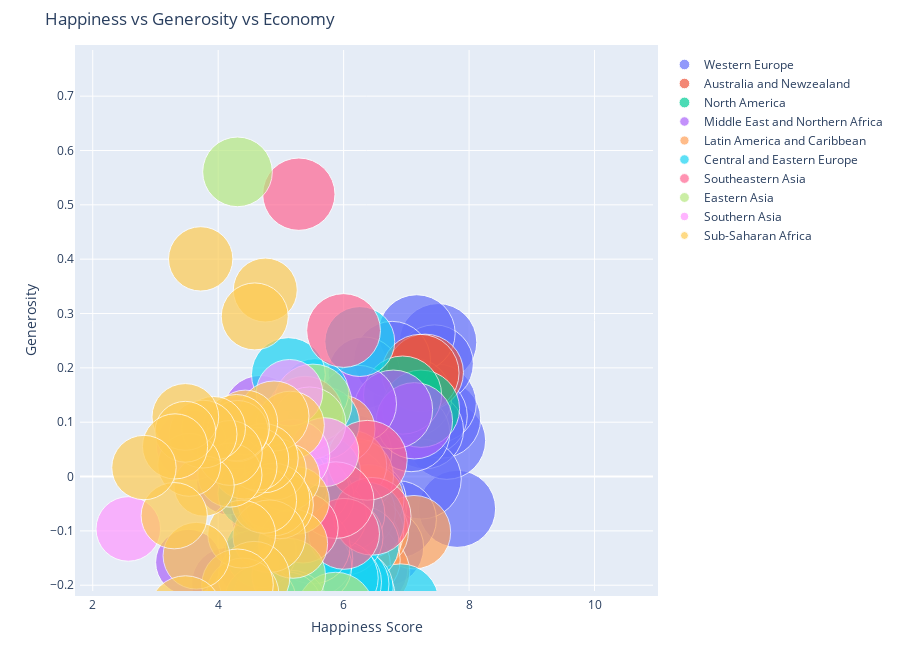

The notebook cell saved with this chart:
### Code cell
#Score vs Generosity vs Economy
import warnings
warnings.filterwarnings('ignore')

figure = bubbleplot(dataset = data_2020, x_column = 'Score', y_column = 'Generosity', 
    bubble_column = 'Country', size_column = 'GDP per capita', color_column = 'Region', 
    x_title = "Happiness Score", y_title = "Generosity", title = 'Happiness vs Generosity vs Economy',
    x_logscale = False, scale_bubble = 1, height = 650)

py.iplot(figure, config={'scrollzoom': True})

### Figure 1 — Plotly figure (JSON) as saved in the notebook; plotly's stock layout.template omitted (floating-point values rounded to 4 significant figures)
{"data": [{"marker": {"size": [10.64, 10.77, 10.98, 10.77, 11.09, 10.81, 10.76, 10.74, 11.45, 10.6, 11.16, 10.73, 10.67, 10.53, 10.58, 10.46, 10.48, 9.204, 10.41, 10.26, 10.41, 10.13], "sizemode": "area", "sizeref": 0.003578}, "mode": "markers", "name": "Western Europe", "text": ["Finland", "Denmark", "Switzerland", "Iceland", "Norway", "Netherlands", "Sweden", "Austria", "Luxembourg", "United Kingdom", "Ireland", "Germany", "Belgium", "Malta", "France", "Spain", "Italy", "Kosovo", "Cyprus", "Portugal", "North Cyprus", "Greece"], "type": "scatter", "x": [7.809, 7.646, 7.56, 7.504, 7.488, 7.449, 7.353, 7.294, 7.238, 7.165, 7.094, 7.076, 6.864, 6.773, 6.664, 6.401, 6.387, 6.325, 6.159, 5.911, 5.536, 5.515], "y": [-0.05948, 0.0662, 0.1059, 0.2469, 0.1345, 0.2076, 0.1116, 0.08543, -0.004621, 0.2637, 0.1458, 0.08018, -0.07869, 0.215, -0.1306, -0.05096, -0.04346, 0.1909, 0.04373, -0.2207, 0.0002272, -0.3009]}, {"marker": {"size": [10.5, 10.72], "sizemode": "area", "sizeref": 0.003578}, "mode": "markers", "name": "Australia and Newzealand", "text": ["New Zealand", "Australia"], "type": "scatter", "x": [7.3, 7.223], "y": [0.1916, 0.1905]}, {"marker": {"size": [10.69, 10.93], "sizemode": "area", "sizeref": 0.003578}, "mode": "markers", "name": "North America", "text": ["Canada", "United States"], "type": "scatter", "x": [7.232, 6.94], "y": [0.1248, 0.1499]}, {"marker": {"size": [10.42, 11.11, 10.8, 10.68, 11.09, 9.957, 9.752, 9.79, 10.13, 9.869, 9.538, 9.661, 9.362, 9.814, 9.026, 7.054, 8.389, 7.282, 9.317, 7.76], "sizemode": "area", "sizeref": 0.003578}, "mode": "markers", "name": "Middle East and Northern Africa", "text": ["Israel", "United Arab Emirates", "Saudi Arabia", "Bahrain", "Kuwait", "Mauritius", "Montenegro", "Libya", "Turkey", "Bulgaria", "Algeria", "Iraq", "Lebanon", "Iran", "Jordan", "Liberia", "Palestinian Territories", "Madagascar", "Egypt", "Yemen"], "type": "scatter", "x": [7.129, 6.791, 6.406, 6.227, 6.102, 6.101, 5.546, 5.489, 5.132, 5.102, 5.005, 4.785, 4.772, 4.672, 4.633, 4.558, 4.553, 4.166, 4.151, 3.527], "y": [0.1026, 0.1235, -0.1687, 0.1337, -0.1002, -0.01832, -0.0756, -0.08505, -0.171, -0.1439, -0.1211, -0.06956, -0.06122, 0.1179, -0.1626, 0.04227, -0.1621, -0.01182, -0.1969, -0.1577]}, {"marker": {"size": [9.658, 9.798, 9.948, 8.925, 9.566, 8.909, 10.03, 10.03, 10.26, 9.5, 8.493, 9.811, 8.425, 9.246, 9.006, 9.456, 8.851, 9.665, 8.978, 7.751, 9.681, 7.469], "sizemode": "area", "sizeref": 0.003578}, "mode": "markers", "name": "Latin America and Caribbean", "text": ["Costa Rica", "Mexico", "Uruguay", "Guatemala", "Brazil", "El Salvador", "Panama", "Chile", "Trinidad and Tobago", "Colombia", "Nicaragua", "Argentina", "Honduras", "Ecuador", "Jamaica", "Peru", "Bolivia", "Dominican Republic", "Venezuela", "Guinea", "Gabon", "Burkina Faso"], "type": "scatter", "x": [7.121, 6.465, 6.44, 6.399, 6.376, 6.348, 6.305, 6.228, 6.192, 6.163, 6.137, 5.975, 5.953, 5.925, 5.89, 5.797, 5.747, 5.689, 5.053, 4.949, 4.829, 4.769], "y": [-0.1024, -0.1753, -0.1011, -0.04294, -0.1018, -0.1211, -0.1539, -0.06567, 0.0005268, -0.1612, 0.02096, -0.1949, 0.08697, -0.127, -0.1251, -0.1624, -0.09168, -0.1313, -0.1691, 0.07633, -0.2223, -0.01908]}, {"marker": {"size": [10.4, 10.39, 10.35, 8.74, 10.34, 10.27, 10.11, 10.11, 10.34, 10.25, 10.18, 9.681, 9.39, 9.456, 8.777, 8.025, 10.13, 8.148, 9.78, 10.07, 7.674, 9.688, 9.511, 9.748, 8.94, 9.1, 9.226, 9.011], "sizemode": "area", "sizeref": 0.003578}, "mode": "markers", "name": "Central and Eastern Europe", "text": ["Czech Republic", "Slovenia", "Slovakia", "Uzbekistan", "Lithuania", "Poland", "Romania", "Kazakhstan", "Estonia", "Hungary", "Latvia", "Serbia", "Paraguay", "Bosnia and Herzegovina", "Moldova", "Tajikistan", "Russia", "Kyrgyzstan", "Belarus", "Croatia", "Benin", "Azerbaijan", "Macedonia", "Turkmenistan", "Morocco", "Armenia", "Georgia", "Ukraine"], "type": "scatter", "x": [6.911, 6.363, 6.281, 6.258, 6.215, 6.186, 6.124, 6.058, 6.022, 6.0, 5.95, 5.778, 5.692, 5.674, 5.608, 5.556, 5.546, 5.542, 5.54, 5.505, 5.216, 5.165, 5.16, 5.119, 5.095, 4.677, 4.673, 4.561], "y": [-0.2309, -0.0806, -0.1244, 0.2484, -0.2197, -0.2051, -0.1978, -0.06849, -0.1117, -0.1943, -0.1869, -0.07368, 0.007998, 0.09827, -0.03774, -0.02509, -0.1512, 0.1548, -0.1649, -0.1285, -0.003537, -0.2403, -0.01988, 0.1877, -0.2404, -0.1388, -0.2289, -0.03093]}, {"marker": {"size": [10.78, 11.4, 8.994, 9.742, 10.51, 10.26, 8.81, 9.37, 8.25], "sizemode": "area", "sizeref": 0.003578}, "mode": "markers", "name": "Southeastern Asia", "text": ["Taiwan Province of China", "Singapore", "Philippines", "Thailand", "South Korea", "Malaysia", "Vietnam", "Indonesia", "Cambodia"], "type": "scatter", "x": [6.455, 6.377, 6.006, 5.999, 5.872, 5.384, 5.353, 5.286, 4.848], "y": [-0.0732, 0.02988, -0.1055, 0.2687, -0.0434, 0.1147, -0.09453, 0.5196, 0.05191]}, {"marker": {"size": [10.58, 10.93, 9.412, 9.689, 8.68], "sizemode": "area", "sizeref": 0.003578}, "mode": "markers", "name": "Eastern Asia", "text": ["Japan", "Hong Kong S.A.R. of China", "Mongolia", "China", "Myanmar"], "type": "scatter", "x": [5.871, 5.51, 5.456, 5.124, 4.308], "y": [-0.2469, 0.135, 0.09809, -0.1814, 0.5607]}, {"marker": {"size": [8.483, 9.519, 7.925, 8.287, 9.39, 8.85, 7.463], "sizemode": "area", "sizeref": 0.003578}, "mode": "markers", "name": "Southern Asia", "text": ["Pakistan", "Maldives", "Nepal", "Bangladesh", "Sri Lanka", "India", "Afghanistan"], "type": "scatter", "x": [5.693, 5.198, 5.137, 4.833, 4.327, 3.573, 2.567], "y": [0.0449, 0.03809, 0.1542, -0.03366, 0.08113, 0.05755, -0.09643]}, {"marker": {"size": [8.226, 8.537, 8.351, 8.119, 8.119, 6.842, 8.799, 9.418, 9.403, 7.322, 7.63, 8.577, 7.069, 8.03, 9.203, 7.5, 7.468, 9.315, 8.234, 6.694, 9.163, 7.834, 7.358, 7.509, 7.269, 6.493, 8.225, 7.411, 7.96, 7.062, 9.711, 7.968, 6.625, 7.6, 7.866, 7.425], "sizemode": "area", "sizeref": 0.003578}, "mode": "markers", "name": "Sub-Saharan Africa", "text": ["Ivory Coast", "Congo (Brazzaville)", "Ghana", "Cameroon", "Senegal", "Niger", "Laos", "Albania", "South Africa", "Gambia", "Mali", "Nigeria", "Mozambique", "Kenya", "Namibia", "Uganda", "Chad", "Tunisia", "Mauritania", "Congo (Kinshasa)", "Swaziland", "Comoros", "Togo", "Ethiopia", "Sierra Leone", "Burundi", "Zambia", "Haiti", "Lesotho", "Malawi", "Botswana", "Tanzania", "Central African Republic", "Rwanda", "Zimbabwe", "South Sudan"], "type": "scatter", "x": [5.233, 5.194, 5.148, 5.085, 4.981, 4.91, 4.889, 4.883, 4.814, 4.751, 4.729, 4.724, 4.624, 4.583, 4.571, 4.432, 4.423, 4.392, 4.375, 4.311, 4.308, 4.289, 4.187, 4.186, 3.926, 3.775, 3.759, 3.721, 3.653, 3.538, 3.479, 3.476, 3.476, 3.312, 3.299, 2.817], "y": [-0.04399, -0.1237, 0.09417, -0.001496, -0.05234, 0.01386, 0.1114, -0.04231, -0.1098, 0.3432, -0.04437, 0.03375, 0.03238, 0.2947, -0.1853, 0.09949, 0.01783, -0.2164, -0.106, 0.08364, -0.1992, 0.09001, 0.002668, 0.04338, 0.08866, -0.01755, 0.07804, 0.4005, -0.1457, 0.02143, -0.2504, 0.1097, 0.08241, 0.05548, -0.07206, 0.01652]}], "layout": {"height": 650, "hovermode": "closest", "margin": {"b": 50, "pad": 5, "t": 50}, "showlegend": true, "title": {"text": "Happiness vs Generosity vs Economy"}, "xaxis": {"autorange": false, "range": [1.797, 10.93], "title": {"text": "Happiness Score"}}, "yaxis": {"autorange": false, "range": [-0.2106, 0.7849], "title": {"text": "Generosity"}}}}
